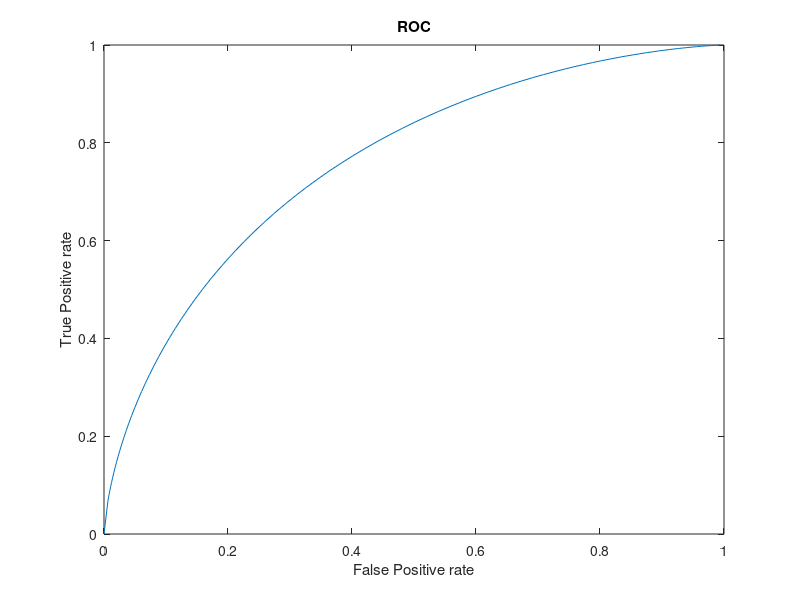

This figure's MATLAB source:
mean1 =5;
sigma =2;
mean2 =7;

hitrates =[];
falsealarms=[];
for i =0:0.1:10
    hitrates = [hitrates 1 - normcdf(i,mean2,sigma)];
    falsealarms = [falsealarms 1 - normcdf(i,mean1,sigma)];
end
hitrates(102)=0;
falsealarms(102)=0;
plot(falsealarms,hitrates);
title('ROC');
ylabel('True Positive rate');
xlabel('False Positive rate');